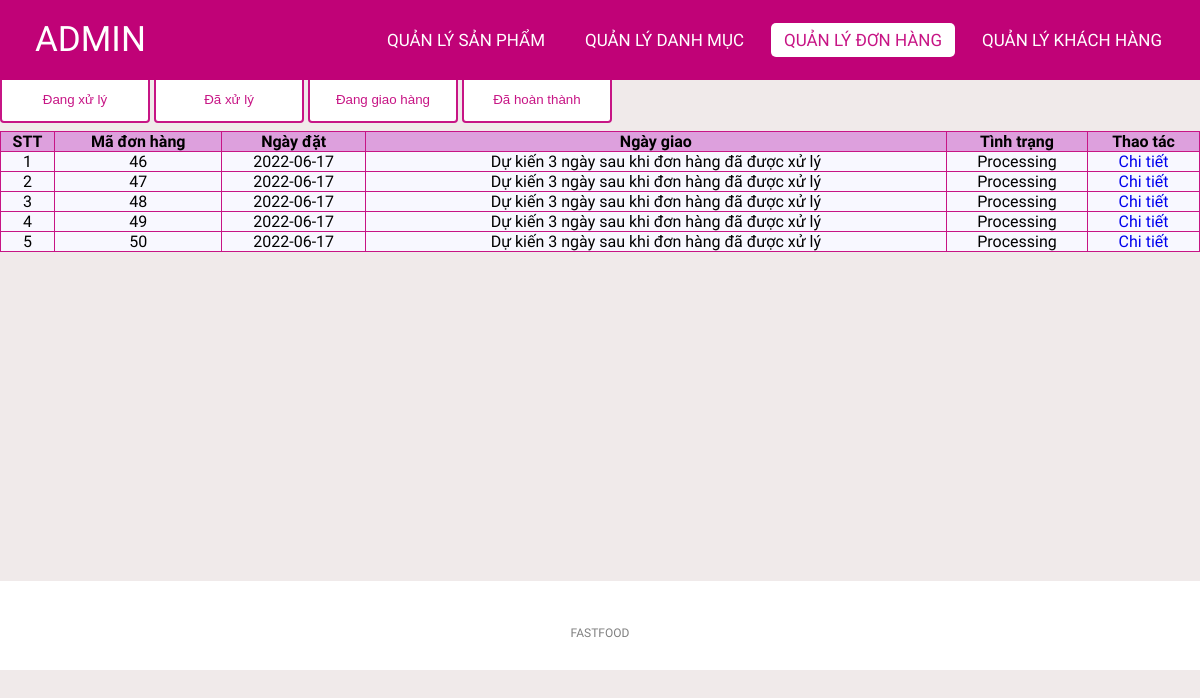
The page /admin/orderlist.php (signed in) on the database its author committed.
### tables this page shows
CREATE TABLE `orders` (
  `id` int(11) NOT NULL,
  `userId` int(11) NOT NULL,
  `createdDate` date NOT NULL,
  `receivedDate` date DEFAULT NULL,
  `status` varchar(20) NOT NULL
);

### lib/database.php (called while the page is built, shortened)
<?php
class Database extends PDO
{
  public $host   = DB_HOST;
  public $user   = DB_USER;
  public $pass   = DB_PASS;
  public $dbname = DB_NAME;
  public $link;
  private function connectDB()
  {
    $this->link = new mysqli(
      $this->host,
      $this->user,
      $this->pass,
      $this->dbname
    );
  }
  public function select($query)
  {
    $result = $this->link->query($query);
    if ($result->num_rows > 0)
    {
      return $result;
    }
    else
    {
      return false;
    }
  }
}

### classes/order.php (called while the page is built, shortened)
<?php
$filepath = realpath(dirname(__FILE__));
include_once($filepath . '/../lib/database.php');
?>
<?php
class order
{
    private $db;
    public function __construct()
    {
        $this->db = new Database();
    }
    public function getProcessingOrder()
    {
        $query = "SELECT * FROM orders WHERE status = 'Processing'";
        $mysqli_result = $this->db->select($query);
        if ($mysqli_result) {
            $result = mysqli_fetch_all($this->db->select($query), MYSQLI_ASSOC);
            return $result;
        }
        return false;
    }
}
?>

### admin/orderlist.php (the view, shortened to what this page needs)
<?php
include '../classes/order.php';
$order = new order();
$processingOrderList = $order->getProcessingOrder();
?>
<!DOCTYPE html>
<html lang="en">
<head>
    <link rel="stylesheet" href="css/style.css">
    <link rel="stylesheet" href="https://cdnjs.cloudflare.com/ajax/libs/font-awesome/5.15.4/css/all.min.css">
</head>
<body>
    <nav>
        <label class="logo">ADMIN</label>
        <ul>
            <li><a href="productlist.php">Quản lý Sản phẩm</a></li>
            <li><a href="categoriesList.php">Quản lý Danh mục</a></li>
            <li><a href="orderlist.php" class="active">Quản lý Đơn hàng</a></li>
            <li><a href="customer.php">Quản lý Khách hàng</a></li>
        </ul>
    </nav>
    <div class="title">
        <h1>Danh sách đơn đặt hàng</h1>
    </div>
    <div class="container">
        <div class="tab">
            <button class="tablinks" onclick="openTab(event, 'Processing')">Đang xử lý</button>
            <button class="tablinks" onclick="openTab(event, 'Processed')">Đã xử lý</button>
            <button class="tablinks" onclick="openTab(event, 'Delivering')">Đang giao hàng</button>
            <button class="tablinks" onclick="openTab(event, 'Complete')">Đã hoàn thành</button>
        </div>
        <div id="Processing" class="tabcontent">
            <?php
            if ($processingOrderList) { ?>
                <table class="list">
                    <tr>
                        <th>STT</th>
                        <th>Mã đơn hàng</th>
                        <th>Ngày đặt</th>
                        <th>Ngày giao</th>
                        <th>Tình trạng</th>
                        <th>Thao tác</th>
                    </tr>
                    <?php $count = 1;
                    foreach ($processingOrderList as $key => $value) { ?>
                        <tr>
                            <td><?= $count++ ?></td>
                            <td><?= $value['id'] ?></td>
                            <td><?= $value['createdDate'] ?></td>
                            <td><?= ($value['status'] != "Processing") ? $value['receivedDate'] : "Dự kiến 3 ngày sau khi đơn hàng đã được xử lý" ?> </td>
                            <td><?= $value['status'] ?></td>
                            <td>
                                <a href="orderlistdetail.php?orderId=<?= $value['id'] ?>">Chi tiết</a>
                            </td>
                        </tr>
                    <?php }
                    ?>
                </table>
            <?php } else { ?>
                <h3>Chưa có đơn hàng nào đang xử lý</h3>
            <?php }
            ?>
        </div>
    </div>
    <footer>
        <p class="copyright">FASTFOOD</p>
    </footer>
</body>
</html>

### admin/css/style.css (style rules this page uses)
* { padding: 0; margin: 0; text-decoration: none; list-style: none; box-sizing: border-box; }
body { font-family: Mitr; background: rgb(240, 234, 234); }
nav { top: 0; position: fixed; background: #c00277; height: 80px; width: 100%; }
label.logo { color: white; font-size: 35px; line-height: 80px; padding: 0 35px; }
nav ul { float: right; margin-right: 20px; }
nav ul li { display: inline-block; line-height: 80px; margin: 0 5px; }
nav ul li a { color: white; font-size: 17px; padding: 7px 13px; border-radius: 3px; text-transform: uppercase; border-radius: 5px; transition: 0.5s; }
.active, a:hover { background-color: white; color: mediumvioletred; }
.container { margin-top: 30px; height: auto; }
.title { background-color: white; }
footer { padding: 30px 0; background-color:white; }
footer .copyright { margin-top: 15px; text-align: center; font-size: 12px; color: gray; }
.list { width: 100%; background-color: ghostwhite; padding: 10px; border-collapse: collapse; }
th { background-color: plum; border: 1px solid mediumvioletred; }
td { border: 1px solid mediumvioletred; text-align: center; }
.tabcontent { height: 450px; }
.tablinks { width: 150px; background-color: white; color: mediumvioletred; padding: 14px 20px; margin: 8px 0; border: 2px solid mediumvioletred; border-radius: 4px; cursor: pointer; transition: 0.3s; }

### rows shown on the page
orders: id "46", createdDate "2022-06-17", shows "Dự kiến 3 ngày sau khi đơn hàng đã được xử lý", status "Processing"
orders: id "47", createdDate "2022-06-17", shows "Dự kiến 3 ngày sau khi đơn hàng đã được xử lý", status "Processing"
orders: id "48", createdDate "2022-06-17", shows "Dự kiến 3 ngày sau khi đơn hàng đã được xử lý", status "Processing"
orders: id "49", createdDate "2022-06-17", shows "Dự kiến 3 ngày sau khi đơn hàng đã được xử lý", status "Processing"
orders: id "50", createdDate "2022-06-17", shows "Dự kiến 3 ngày sau khi đơn hàng đã được xử lý", status "Processing"
